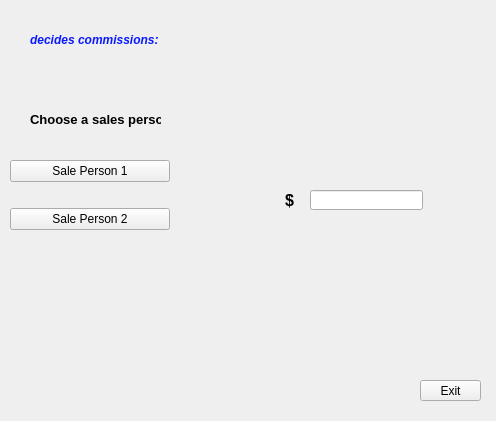
<?xml version="1.0" encoding="UTF-8"?>
<ui version="4.0">
 <class>Form</class>
 <widget class="QWidget" name="Form">
  <property name="geometry">
   <rect>
    <x>0</x>
    <y>0</y>
    <width>496</width>
    <height>421</height>
   </rect>
  </property>
  <property name="windowTitle">
   <string>Form</string>
  </property>
  <widget class="QPushButton" name="exitbutton">
   <property name="geometry">
    <rect>
     <x>420</x>
     <y>380</y>
     <width>61</width>
     <height>21</height>
    </rect>
   </property>
   <property name="text">
    <string>Exit</string>
   </property>
  </widget>
  <widget class="QLabel" name="Title">
   <property name="geometry">
    <rect>
     <x>30</x>
     <y>20</y>
     <width>221</width>
     <height>41</height>
    </rect>
   </property>
   <property name="styleSheet">
    <string notr="true">font: 12pt &quot;MS Shell Dlg 2&quot;;
color: rgb(11, 27, 255);</string>
   </property>
   <property name="text">
    <string>&lt;html&gt;&lt;head/&gt;&lt;body&gt;&lt;p&gt;&lt;span style=&quot; font-weight:600; font-style:italic;&quot;&gt;decides commissions:&lt;/span&gt;&lt;/p&gt;&lt;/body&gt;&lt;/html&gt;</string>
   </property>
  </widget>
  <widget class="QWidget" name="verticalLayoutWidget">
   <property name="geometry">
    <rect>
     <x>10</x>
     <y>140</y>
     <width>160</width>
     <height>111</height>
    </rect>
   </property>
   <layout class="QVBoxLayout" name="verticalLayout">
    <item>
     <widget class="QPushButton" name="SalePerson1">
      <property name="styleSheet">
       <string notr="true">font: 10pt &quot;MS Shell Dlg 2&quot;;</string>
      </property>
      <property name="text">
       <string>Sale Person 1</string>
      </property>
     </widget>
    </item>
    <item>
     <widget class="QPushButton" name="pushButton_3">
      <property name="styleSheet">
       <string notr="true">font: 10pt &quot;MS Shell Dlg 2&quot;;</string>
      </property>
      <property name="text">
       <string>Sale Person 2</string>
      </property>
     </widget>
    </item>
   </layout>
  </widget>
  <widget class="QLineEdit" name="EnterCom">
   <property name="geometry">
    <rect>
     <x>310</x>
     <y>190</y>
     <width>113</width>
     <height>20</height>
    </rect>
   </property>
  </widget>
  <widget class="QLabel" name="DollarSign">
   <property name="geometry">
    <rect>
     <x>285</x>
     <y>180</y>
     <width>20</width>
     <height>41</height>
    </rect>
   </property>
   <property name="text">
    <string>&lt;html&gt;&lt;head/&gt;&lt;body&gt;&lt;p&gt;&lt;span style=&quot; font-size:12pt; font-weight:600;&quot;&gt;$&lt;/span&gt;&lt;/p&gt;&lt;/body&gt;&lt;/html&gt;</string>
   </property>
  </widget>
  <widget class="QLabel" name="ShowSaleP">
   <property name="geometry">
    <rect>
     <x>284</x>
     <y>160</y>
     <width>131</width>
     <height>20</height>
    </rect>
   </property>
   <property name="text">
    <string>&lt;html&gt;&lt;head/&gt;&lt;body&gt;&lt;p&gt;&lt;br/&gt;&lt;/p&gt;&lt;/body&gt;&lt;/html&gt;</string>
   </property>
  </widget>
  <widget class="QLabel" name="ShowCom">
   <property name="geometry">
    <rect>
     <x>280</x>
     <y>230</y>
     <width>161</width>
     <height>31</height>
    </rect>
   </property>
   <property name="text">
    <string>&lt;html&gt;&lt;head/&gt;&lt;body&gt;&lt;p&gt;&lt;br/&gt;&lt;/p&gt;&lt;/body&gt;&lt;/html&gt;</string>
   </property>
  </widget>
  <widget class="QLabel" name="Choose">
   <property name="geometry">
    <rect>
     <x>30</x>
     <y>110</y>
     <width>131</width>
     <height>20</height>
    </rect>
   </property>
   <property name="text">
    <string>&lt;html&gt;&lt;head/&gt;&lt;body&gt;&lt;p&gt;&lt;span style=&quot; font-size:10pt; font-weight:600;&quot;&gt;Choose a sales person:&lt;/span&gt;&lt;/p&gt;&lt;/body&gt;&lt;/html&gt;</string>
   </property>
  </widget>
 </widget>
 <resources/>
 <connections/>
</ui>
